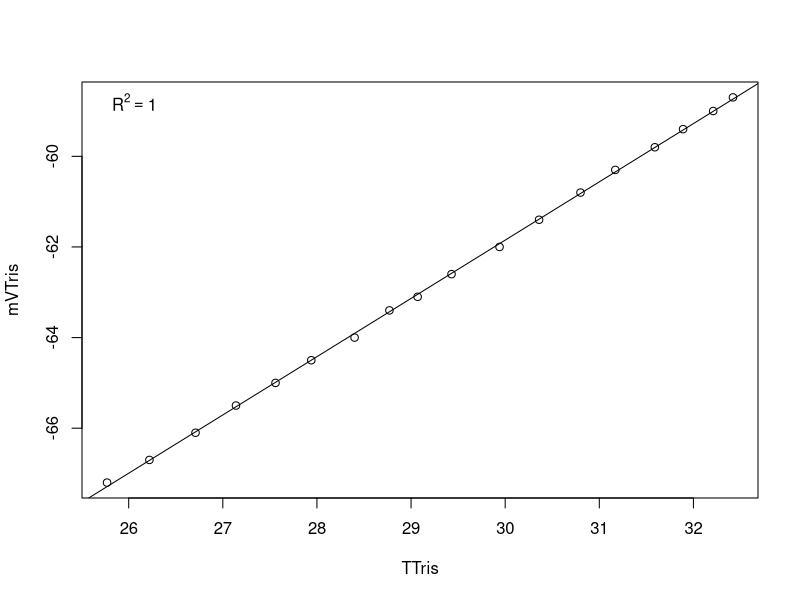

Here is the R script that generated this plot:
setwd("~/MyProjects/HIMB_Bleaching_2018/pH_Calibration_Files/") #set working directory

Calib.Data <-read.table("20180803.csv", header=TRUE, sep=",", na.string="NA", as.is=TRUE) #reads in the data files
model <-lm(mVTris ~ TTris, data=Calib.Data) #runs a linear regression of mV as a function of temperature
coe <- coef(model) #extracts the coeffecients
R2<-summary(model)$r.squared
plot(mVTris ~ TTris, data=Calib.Data)
abline(lm(mVTris ~ TTris, data=Calib.Data))
legend('topleft', legend = bquote(R^2 == .(format(R2, digits = 3))), bty='n')
